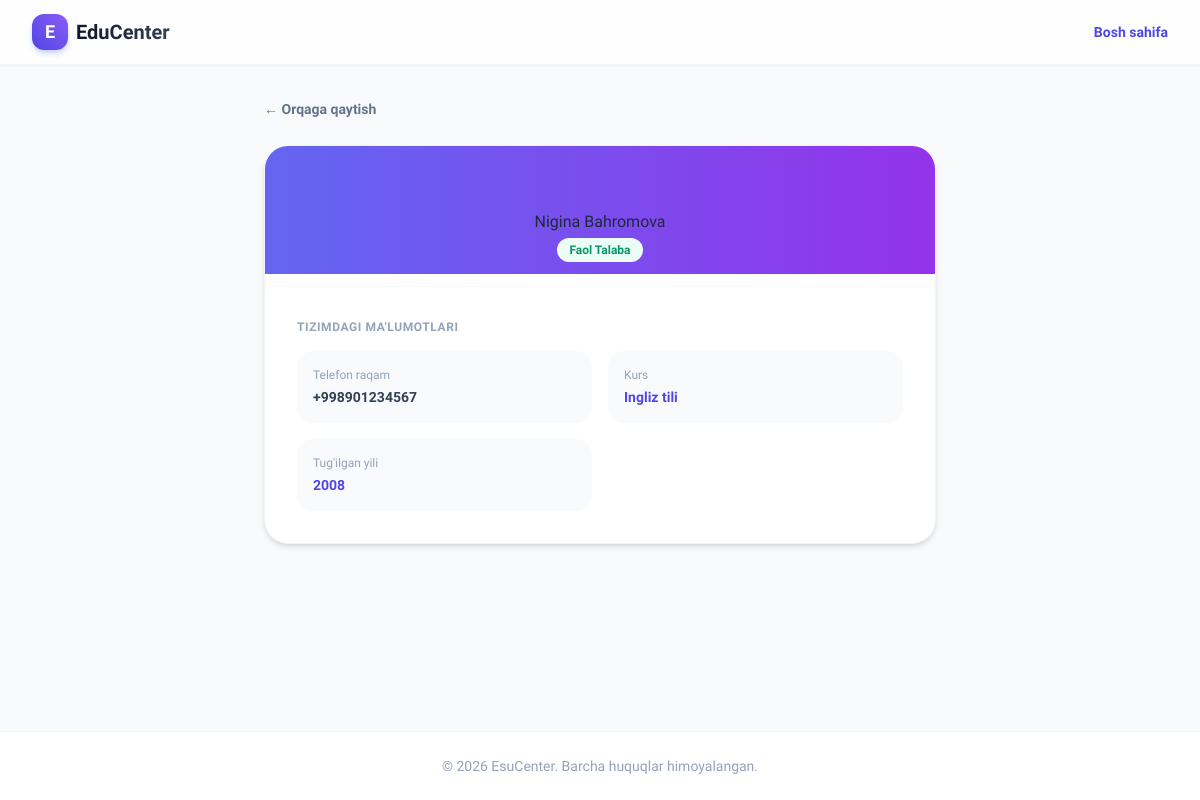
Screenshot of /student/1/ with the database file from the repository.
### courses/models.py (models this page shows, shortened)
class Student(models.Model):
    first_name = models.CharField(max_length=100)
    last_name = models.CharField(max_length=100)
    birth_year = models.PositiveSmallIntegerField()
    phone_number = models.CharField(max_length=13)
    course = models.ForeignKey(Course, on_delete=models.CASCADE)

class Course(models.Model):
    title = models.CharField(max_length=100)
    description = models.TextField()
    duration = models.IntegerField()
    price = models.IntegerField()

### courses/views.py (the view)
# urls.py: path('student/<int:student_id>/', student_detail, name='detail'),
def student_detail(request, student_id):
    courses = Course.objects.all()
    student = Student.objects.get(id=student_id)
    context = {
        'courses': courses,
        'student': student,
        'title': student.last_name + ' ' + student.first_name
    }
    return render(request, 'courses/detail.html', context)

### templates/courses/detail.html
{% extends 'base.html' %}
{% block content %}
<div class="max-w-2xl mx-auto space-y-6">
    <div>
        <button onclick="history.back()" class="inline-flex items-center text-sm font-semibold text-slate-500 hover:text-indigo-600 gap-2 transition">
            &larr; Orqaga qaytish
        </button>
    </div>
    <div class="bg-white rounded-3xl border border-slate-100 shadow-md overflow-hidden">
        <div class="h-32 bg-gradient-to-r from-indigo-500 to-purple-600 relative"></div>
        <div class="px-8 pb-6 relative flex flex-col items-center -mt-16 border-b border-slate-50">
            <p>{{ student.first_name }}  {{ student.last_name  }}</p>
            <span class="mt-1 px-3 py-1 bg-emerald-50 text-emerald-600 text-xs font-bold rounded-full">Faol Talaba</span>
        </div>
        <div class="p-8 space-y-4">
            <h3 class="text-xs font-bold text-slate-400 tracking-wider uppercase mb-2">Tizimdagi Ma'lumotlari</h3>
            <div class="grid grid-cols-2 gap-4">
                <div class="p-4 bg-slate-50 rounded-2xl">
                    <p class="text-xs text-slate-400 font-medium">Telefon raqam</p>
                    <p class="text-sm font-bold text-slate-700 mt-1">{{ student.phone_number }}</p>
                </div>
                <div class="p-4 bg-slate-50 rounded-2xl">
                    <p class="text-xs text-slate-400 font-medium">Kurs</p>
                    <p class="text-sm font-bold text-indigo-600 mt-1">{{ student.course.title }}</p>
                </div>
                <div class="p-4 bg-slate-50 rounded-2xl">
                    <p class="text-xs text-slate-400 font-medium">Tug'ilgan yili</p>
                    <p class="text-sm font-bold text-indigo-600 mt-1">{{ student.birth_year }}</p>
                </div>
            </div>
        </div>
    </div>
</div>
{% endblock %}

### templates/components/_style.html (style rules this page uses)
body { font-family: 'Plus Jakarta Sans', sans-serif; }

### rows the page displays
Student: first_name "Nigina", last_name "Bahromova", phone_number "+998901234567", course "Ingliz tili", birth_year "2008"
